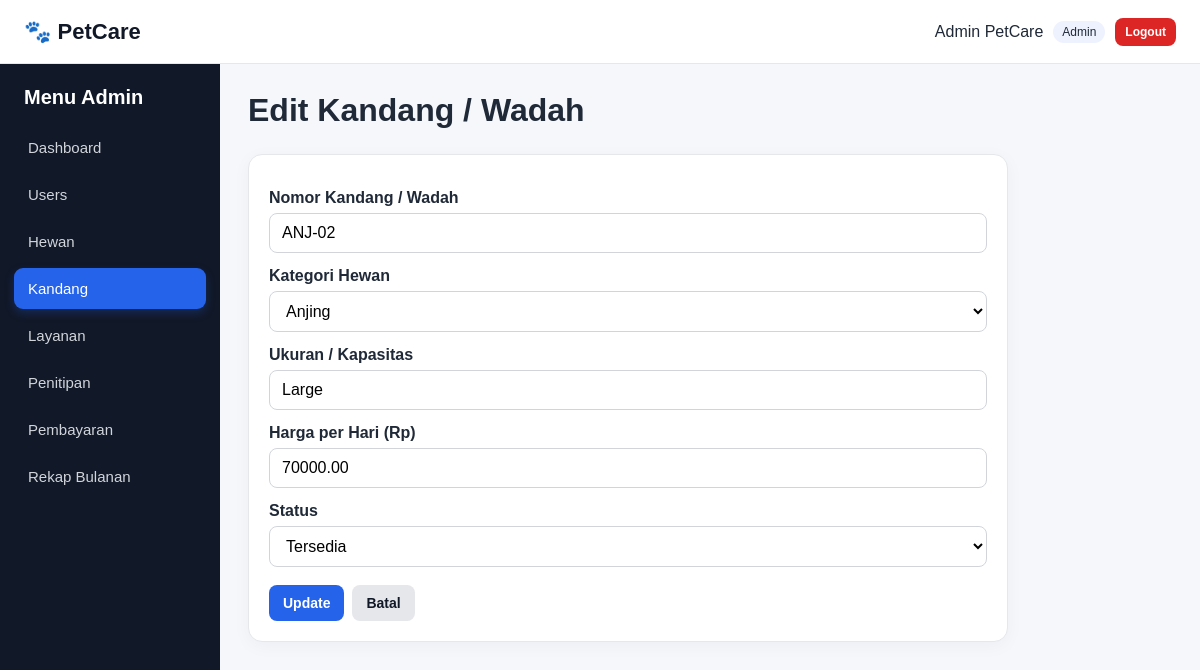
The app's page /admin/kandang/edit.php?id=5 (signed in) with its own data.
### tables this page shows
CREATE TABLE `kandang` (
  `id_kandang` int(11) NOT NULL,
  `nomor_kandang` varchar(20) NOT NULL,
  `jenis` varchar(50) NOT NULL,
  `ukuran` varchar(50) DEFAULT NULL,
  `harga_per_hari` decimal(12,2) NOT NULL,
  `status` enum('tersedia','terisi','maintenance') NOT NULL DEFAULT 'tersedia'
);

### includes/auth.php (called while the page is built, shortened)
<?php
function e(?string $value): string
{
    return htmlspecialchars($value ?? '', ENT_QUOTES, 'UTF-8');
}

### admin/kandang/edit.php (the view, shortened to what this page needs)
<?php
require_once '../../config/koneksi.php';
require_once '../../includes/auth.php';
$id = (int)($_GET['id'] ?? 0);
$stmt = $pdo->prepare("SELECT * FROM kandang WHERE id_kandang = ?");
$stmt->execute([$id]);
$data = $stmt->fetch();
$jenisOptions = ['Anjing', 'Kucing', 'Burung', 'Reptil', 'Hewan Air', 'Kelinci', 'Hamster', 'Hewan Lainnya'];
include '../../includes/header.php';
?>
<div class="page-head"><h1>Edit Kandang / Wadah</h1></div>
<div class="card form-card">
<form method="post">
    <label for="nomor_kandang">Nomor Kandang / Wadah</label><input id="nomor_kandang" name="nomor_kandang" value="<?= e($_POST['nomor_kandang'] ?? $data['nomor_kandang']) ?>" required>
    <label for="jenis">Kategori Hewan</label><select id="jenis" name="jenis" required><?php foreach ($jenisOptions as $option): ?><option value="<?= e($option) ?>" <?= ($_POST['jenis'] ?? $data['jenis']) === $option ? 'selected' : '' ?>><?= e($option) ?></option><?php endforeach; ?></select>
    <label for="ukuran">Ukuran / Kapasitas</label><input id="ukuran" name="ukuran" value="<?= e($_POST['ukuran'] ?? $data['ukuran']) ?>" placeholder="Contoh: Large, 2 ekor, Akuarium 20 L">
    <label for="harga_per_hari">Harga per Hari (Rp)</label><input id="harga_per_hari" type="number" name="harga_per_hari" min="1" step="0.01" value="<?= e($_POST['harga_per_hari'] ?? (string)$data['harga_per_hari']) ?>" required>
    <label for="status">Status</label><select id="status" name="status"><?php foreach (['tersedia' => 'Tersedia', 'terisi' => 'Terisi', 'maintenance' => 'Maintenance'] as $value => $label): ?><option value="<?= e($value) ?>" <?= ($_POST['status'] ?? $data['status']) === $value ? 'selected' : '' ?>><?= e($label) ?></option><?php endforeach; ?></select>
    <div class="form-actions"><button class="btn btn-primary" type="submit">Update</button><a class="btn btn-secondary" href="index.php">Batal</a></div>
</form>
</div>
<?php include '../../includes/footer.php'; ?>

### assets/css/style.css (style rules this page uses)
* { box-sizing: border-box; }
body { margin: 0; font-family: Arial, Helvetica, sans-serif; background: #f5f7fb; color: #1f2937; }
.page-head { display: flex; justify-content: space-between; align-items: center; gap: 16px; margin-bottom: 20px; }
.page-head h1 { margin: 0 0 5px; }
.card { background: #fff; border: 1px solid #e5e7eb; border-radius: 14px; padding: 20px; box-shadow: 0 4px 18px rgba(15, 23, 42, 0.04); margin-bottom: 20px; }
.form-card { max-width: 760px; }
.form-card label { display: block; margin: 14px 0 6px; font-weight: 600; }
.form-card input, .form-card select, .form-card textarea { width: 100%; padding: 10px 12px; border: 1px solid #d1d5db; border-radius: 8px; font: inherit; background: #fff; }
.form-actions { display: flex; gap: 8px; margin-top: 18px; }
.btn { display: inline-block; border: 0; border-radius: 8px; padding: 10px 14px; text-decoration: none; cursor: pointer; font-weight: 600; font-size: 14px; }
.btn-primary { background: #2563eb; color: #fff; }
.btn-secondary { background: #e5e7eb; color: #111827; }

### records on screen
kandang: nomor_kandang "ANJ-02", ukuran "Large", harga_per_hari "70000.00", status "Tersedia"

### other values on screen
$_SESSION['user']['nama'] "Admin PetCare"
$_SESSION['user']['role'] "Admin"
form field jenis "Anjing"
